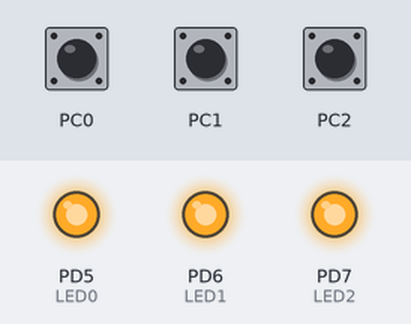
A program run on a simulated ATmega328P, built with avr-gcc and emulated at 16 MHz. Shown: output pins drawn as LEDs (lit = HIGH). The test bench sets the inputs (shaded band); at power-on: PC0 HIGH, PC1 HIGH, PC2 HIGH.

Above: at 1.2 s.
1.3 s: PC0 pulled LOW for 0.15 s
At 2.0 s:
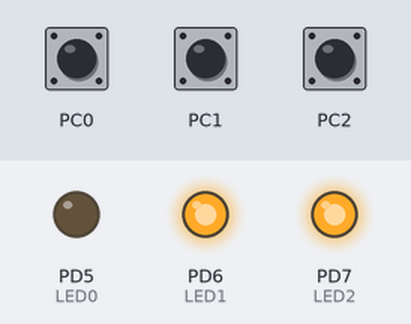
2.9 s: PC1 pulled LOW for 0.15 s
At 4.1 s:
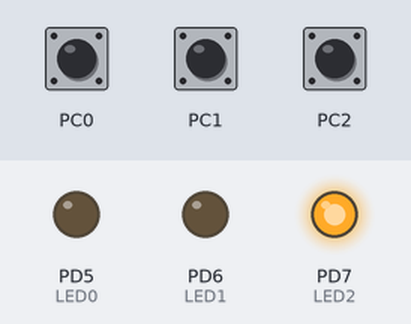
4.5 s: PC2 pulled LOW for 0.15 s
At 5.6 s:
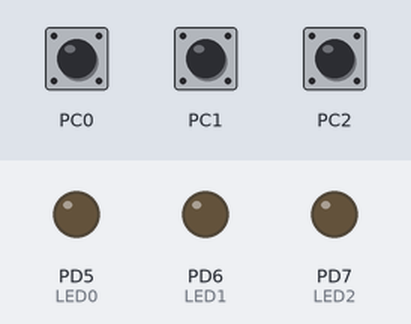
6.1 s: PC0 pulled LOW for 1 s
At 6.8 s:
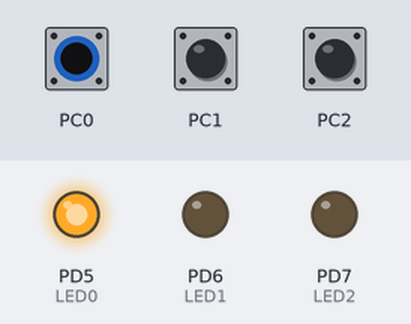
8.6 s: PC1 pulled LOW for 1 s
At 9.9 s:
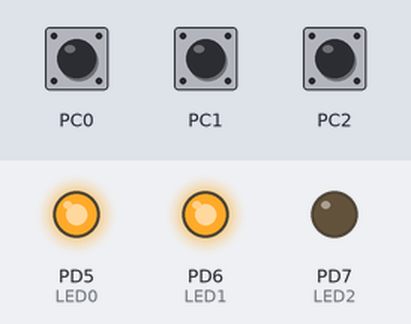
11.1 s: PC0 pulled LOW for 0.15 s
At 11.8 s:
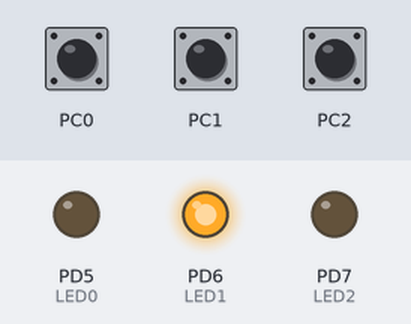
Timing chart, 0 to 13.7 s (numbered marks = the images above; inputs shaded):
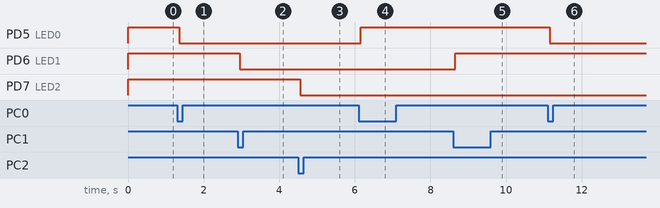

The program:

main.c
```c
//=============================================================================== //
// Cada vez que um botão é pressionado o LED correspondente troca de estado //
//=============================================================================== //
#include "def_principais.h"//inclui arquivo com as definições principais
ISR(PCINT1_vect);
int main()
{
	DDRC = 0x00; //PORTC como entrada, 3 botões
	PORTC = 0xFF; //habilita pull-ups
	DDRD = 0b11100000; //pinos PD5:7 do PORTC como saída (leds)
	PORTD = 0xFF; //apaga leds e habilita pull-ups dos pinos não utilizados
	PCICR = 1<<PCIE1;//habilita interrupção por qualquer mudança de sinal no PORTC
	PCMSK1 = (1<<PCINT10)|(1<<PCINT9)|(1<<PCINT8);/*habilita os pinos PCINT8:10 para
	gerar interrupção*/
	sei(); //habilita as interrupções
	while(1){}
}
//----------------------------------------------------------------------------------
ISR(PCINT1_vect)
{
	//quando houver mais de um pino que possa gerar a interrupção é necessário testar qual foi
	_delay_ms(50);
	if(!tst_bit(PINC,PC0))
	cpl_bit(PORTD,LED0);
	else if(!tst_bit(PINC,PC1))
	cpl_bit(PORTD,LED1);
	else if(!tst_bit(PINC,PC2))
	cpl_bit(PORTD,LED2);
}
//===================================================================================
```

def_principais.h
```c
#ifndef _DEF_PRINCIPAIS_H
#define _DEF_PRINCIPAIS_H
#define F_CPU 16000000UL //frequência de trabalho
#include <avr/io.h> //definições do componente especificado
#include <avr/interrupt.h> //define algumas macros para as interrupções
#include <util/delay.h> //biblioteca para o uso das rotinas de delay
//Definições de macros para o trabalho com bits
#define set_bit(y,bit) (y|=(1<<bit))//coloca em 1 o bit x da variável Y
#define clr_bit(y,bit) (y&=~(1<<bit))//coloca em 0 o bit x da variável Y
#define cpl_bit(y,bit) (y^=(1<<bit))//troca o estado lógico do bit x da variável Y
#define tst_bit(y,bit) (y&(1<<bit))//retorna 0 ou 1 conforme leitura do bit
#define LED0 PD5
#define LED1 PD6
#define LED2 PD7
#endif
```

Measured:
- after the input at 1.3 s, PD5 (LED0): HIGH → LOW after 0.05 s
- after the input at 2.9 s, PD6 (LED1): HIGH → LOW after 0.05 s
- after the input at 4.5 s, PD7 (LED2): HIGH → LOW after 0.05 s
- after the input at 6.1 s, PD5 (LED0): LOW → HIGH after 0.05 s
- after the input at 8.6 s, PD6 (LED1): LOW → HIGH after 0.05 s
- after the input at 11.1 s, PD5 (LED0): HIGH → LOW after 0.05 s
